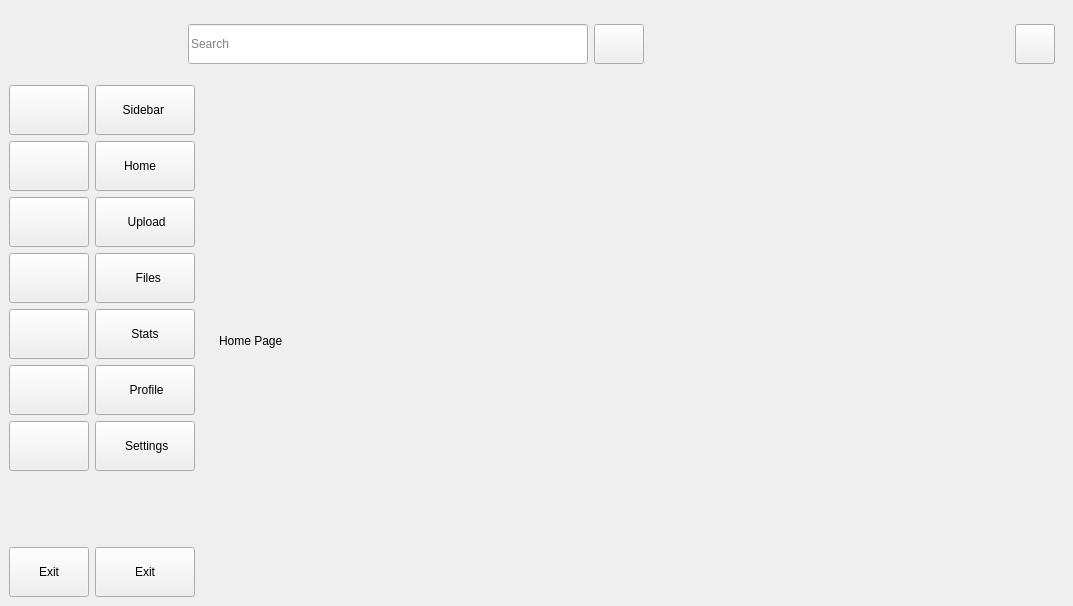
<?xml version="1.0" encoding="UTF-8"?>
<ui version="4.0">
 <class>MainWindow</class>
 <widget class="QMainWindow" name="MainWindow">
  <property name="geometry">
   <rect>
    <x>0</x>
    <y>0</y>
    <width>1073</width>
    <height>606</height>
   </rect>
  </property>
  <property name="minimumSize">
   <size>
    <width>50</width>
    <height>50</height>
   </size>
  </property>
  <property name="windowTitle">
   <string>MainWindow</string>
  </property>
  <widget class="QWidget" name="centralwidget">
   <layout class="QVBoxLayout" name="verticalLayout_5">
    <item>
     <widget class="QWidget" name="widget_2" native="true">
      <property name="sizePolicy">
       <sizepolicy hsizetype="Expanding" vsizetype="Fixed">
        <horstretch>0</horstretch>
        <verstretch>0</verstretch>
       </sizepolicy>
      </property>
      <property name="minimumSize">
       <size>
        <width>0</width>
        <height>70</height>
       </size>
      </property>
      <property name="sizeIncrement">
       <size>
        <width>0</width>
        <height>1</height>
       </size>
      </property>
      <layout class="QHBoxLayout" name="horizontalLayout_3">
       <item>
        <layout class="QHBoxLayout" name="horizontalLayout_2">
         <item>
          <spacer name="horizontalSpacer">
           <property name="orientation">
            <enum>Qt::Orientation::Horizontal</enum>
           </property>
           <property name="sizeHint" stdset="0">
            <size>
             <width>170</width>
             <height>20</height>
            </size>
           </property>
          </spacer>
         </item>
         <item>
          <widget class="QLineEdit" name="lineEdit">
           <property name="minimumSize">
            <size>
             <width>400</width>
             <height>40</height>
            </size>
           </property>
           <property name="maximumSize">
            <size>
             <width>300</width>
             <height>40</height>
            </size>
           </property>
           <property name="text">
            <string/>
           </property>
           <property name="placeholderText">
            <string>Search</string>
           </property>
          </widget>
         </item>
         <item>
          <widget class="QPushButton" name="search_button">
           <property name="minimumSize">
            <size>
             <width>50</width>
             <height>40</height>
            </size>
           </property>
           <property name="maximumSize">
            <size>
             <width>50</width>
             <height>40</height>
            </size>
           </property>
           <property name="text">
            <string/>
           </property>
           <property name="icon">
            <iconset resource="../Desktop/resource.qrc">
             <normaloff>:/icons/icons_financial_app/search_icon.png</normaloff>
             <normalon>:/icons/icons_financial_app/search_icon.png</normalon>:/icons/icons_financial_app/search_icon.png</iconset>
           </property>
           <property name="iconSize">
            <size>
             <width>20</width>
             <height>20</height>
            </size>
           </property>
          </widget>
         </item>
        </layout>
       </item>
       <item>
        <spacer name="horizontalSpacer_2">
         <property name="orientation">
          <enum>Qt::Orientation::Horizontal</enum>
         </property>
         <property name="sizeHint" stdset="0">
          <size>
           <width>108</width>
           <height>34</height>
          </size>
         </property>
        </spacer>
       </item>
       <item>
        <widget class="QPushButton" name="account_button">
         <property name="minimumSize">
          <size>
           <width>40</width>
           <height>40</height>
          </size>
         </property>
         <property name="maximumSize">
          <size>
           <width>40</width>
           <height>40</height>
          </size>
         </property>
         <property name="text">
          <string/>
         </property>
         <property name="icon">
          <iconset resource="../Desktop/resource.qrc">
           <normaloff>:/icons/icons_financial_app/account_icon.svg</normaloff>
           <normalon>:/icons/icons_financial_app/account_icon.svg</normalon>:/icons/icons_financial_app/account_icon.svg</iconset>
         </property>
         <property name="iconSize">
          <size>
           <width>40</width>
           <height>40</height>
          </size>
         </property>
        </widget>
       </item>
      </layout>
     </widget>
    </item>
    <item>
     <widget class="QWidget" name="widget" native="true">
      <layout class="QHBoxLayout" name="horizontalLayout">
       <property name="leftMargin">
        <number>0</number>
       </property>
       <property name="topMargin">
        <number>0</number>
       </property>
       <property name="rightMargin">
        <number>0</number>
       </property>
       <property name="bottomMargin">
        <number>0</number>
       </property>
       <item>
        <widget class="QWidget" name="icon_only_widget" native="true">
         <property name="minimumSize">
          <size>
           <width>60</width>
           <height>500</height>
          </size>
         </property>
         <layout class="QVBoxLayout" name="verticalLayout">
          <property name="leftMargin">
           <number>0</number>
          </property>
          <property name="topMargin">
           <number>0</number>
          </property>
          <property name="rightMargin">
           <number>0</number>
          </property>
          <property name="bottomMargin">
           <number>0</number>
          </property>
          <item>
           <widget class="QPushButton" name="pushButton_3">
            <property name="minimumSize">
             <size>
              <width>50</width>
              <height>50</height>
             </size>
            </property>
            <property name="text">
             <string/>
            </property>
            <property name="icon">
             <iconset resource="../Desktop/resource.qrc">
              <normaloff>:/icons/icons_financial_app/side_bar.png</normaloff>
              <normalon>:/icons/icons_financial_app/side_bar.png</normalon>:/icons/icons_financial_app/side_bar.png</iconset>
            </property>
            <property name="iconSize">
             <size>
              <width>30</width>
              <height>30</height>
             </size>
            </property>
            <property name="checkable">
             <bool>true</bool>
            </property>
            <property name="autoExclusive">
             <bool>false</bool>
            </property>
           </widget>
          </item>
          <item>
           <widget class="QPushButton" name="home_button_1">
            <property name="minimumSize">
             <size>
              <width>50</width>
              <height>50</height>
             </size>
            </property>
            <property name="text">
             <string/>
            </property>
            <property name="icon">
             <iconset resource="../Desktop/resource.qrc">
              <normaloff>:/icons/icons_financial_app/home_icon.png</normaloff>
              <normalon>:/icons/icons_financial_app/home_icon.png</normalon>:/icons/icons_financial_app/home_icon.png</iconset>
            </property>
            <property name="iconSize">
             <size>
              <width>30</width>
              <height>30</height>
             </size>
            </property>
            <property name="checkable">
             <bool>true</bool>
            </property>
            <property name="autoExclusive">
             <bool>true</bool>
            </property>
           </widget>
          </item>
          <item>
           <widget class="QPushButton" name="upload_button_1">
            <property name="minimumSize">
             <size>
              <width>50</width>
              <height>50</height>
             </size>
            </property>
            <property name="text">
             <string/>
            </property>
            <property name="icon">
             <iconset resource="../Desktop/resource.qrc">
              <normaloff>:/icons/icons_financial_app/upload_icon.png</normaloff>
              <normalon>:/icons/icons_financial_app/upload_icon.png</normalon>:/icons/icons_financial_app/upload_icon.png</iconset>
            </property>
            <property name="iconSize">
             <size>
              <width>30</width>
              <height>30</height>
             </size>
            </property>
            <property name="checkable">
             <bool>true</bool>
            </property>
            <property name="autoExclusive">
             <bool>true</bool>
            </property>
           </widget>
          </item>
          <item>
           <widget class="QPushButton" name="file_button_1">
            <property name="minimumSize">
             <size>
              <width>50</width>
              <height>50</height>
             </size>
            </property>
            <property name="text">
             <string/>
            </property>
            <property name="icon">
             <iconset resource="../Desktop/resource.qrc">
              <normaloff>:/icons/icons_financial_app/file_icon.png</normaloff>
              <normalon>:/icons/icons_financial_app/file_icon.png</normalon>:/icons/icons_financial_app/file_icon.png</iconset>
            </property>
            <property name="iconSize">
             <size>
              <width>30</width>
              <height>30</height>
             </size>
            </property>
            <property name="checkable">
             <bool>true</bool>
            </property>
            <property name="autoExclusive">
             <bool>true</bool>
            </property>
           </widget>
          </item>
          <item>
           <widget class="QPushButton" name="pushButton">
            <property name="minimumSize">
             <size>
              <width>50</width>
              <height>50</height>
             </size>
            </property>
            <property name="text">
             <string/>
            </property>
            <property name="icon">
             <iconset resource="../Desktop/resource.qrc">
              <normaloff>:/icons/icons_financial_app/chart_icon.png</normaloff>
              <normalon>:/icons/icons_financial_app/chart_icon.png</normalon>:/icons/icons_financial_app/chart_icon.png</iconset>
            </property>
            <property name="iconSize">
             <size>
              <width>30</width>
              <height>30</height>
             </size>
            </property>
            <property name="checkable">
             <bool>true</bool>
            </property>
            <property name="autoExclusive">
             <bool>true</bool>
            </property>
           </widget>
          </item>
          <item>
           <widget class="QPushButton" name="profile_button_1">
            <property name="minimumSize">
             <size>
              <width>50</width>
              <height>50</height>
             </size>
            </property>
            <property name="text">
             <string/>
            </property>
            <property name="icon">
             <iconset resource="../Desktop/resource.qrc">
              <normaloff>:/icons/icons_financial_app/profile_icon.png</normaloff>
              <normalon>:/icons/icons_financial_app/profile_icon.png</normalon>:/icons/icons_financial_app/profile_icon.png</iconset>
            </property>
            <property name="iconSize">
             <size>
              <width>30</width>
              <height>30</height>
             </size>
            </property>
            <property name="checkable">
             <bool>true</bool>
            </property>
            <property name="autoExclusive">
             <bool>true</bool>
            </property>
           </widget>
          </item>
          <item>
           <widget class="QPushButton" name="settings_button_1">
            <property name="minimumSize">
             <size>
              <width>50</width>
              <height>50</height>
             </size>
            </property>
            <property name="text">
             <string/>
            </property>
            <property name="icon">
             <iconset resource="../Desktop/resource.qrc">
              <normaloff>:/icons/icons_financial_app/settings_icon.png</normaloff>
              <normalon>:/icons/icons_financial_app/settings_icon.png</normalon>:/icons/icons_financial_app/settings_icon.png</iconset>
            </property>
            <property name="iconSize">
             <size>
              <width>30</width>
              <height>30</height>
             </size>
            </property>
            <property name="checkable">
             <bool>true</bool>
            </property>
            <property name="autoExclusive">
             <bool>true</bool>
            </property>
           </widget>
          </item>
          <item>
           <spacer name="verticalSpacer">
            <property name="orientation">
             <enum>Qt::Orientation::Vertical</enum>
            </property>
            <property name="sizeHint" stdset="0">
             <size>
              <width>20</width>
              <height>107</height>
             </size>
            </property>
           </spacer>
          </item>
          <item>
           <widget class="QPushButton" name="exit_button_1">
            <property name="minimumSize">
             <size>
              <width>50</width>
              <height>50</height>
             </size>
            </property>
            <property name="text">
             <string>Exit</string>
            </property>
            <property name="checkable">
             <bool>true</bool>
            </property>
            <property name="autoExclusive">
             <bool>true</bool>
            </property>
           </widget>
          </item>
         </layout>
        </widget>
       </item>
       <item>
        <widget class="QWidget" name="full_menu_widget" native="true">
         <property name="sizeIncrement">
          <size>
           <width>0</width>
           <height>500</height>
          </size>
         </property>
         <layout class="QVBoxLayout" name="verticalLayout_2">
          <property name="leftMargin">
           <number>0</number>
          </property>
          <property name="topMargin">
           <number>0</number>
          </property>
          <property name="rightMargin">
           <number>0</number>
          </property>
          <property name="bottomMargin">
           <number>0</number>
          </property>
          <item>
           <widget class="QPushButton" name="pushButton_4">
            <property name="minimumSize">
             <size>
              <width>100</width>
              <height>50</height>
             </size>
            </property>
            <property name="text">
             <string>Sidebar </string>
            </property>
            <property name="icon">
             <iconset resource="../Desktop/resource.qrc">
              <normaloff>:/icons/icons_financial_app/side_bar.png</normaloff>
              <normalon>:/icons/icons_financial_app/side_bar.png</normalon>:/icons/icons_financial_app/side_bar.png</iconset>
            </property>
            <property name="iconSize">
             <size>
              <width>20</width>
              <height>20</height>
             </size>
            </property>
            <property name="checkable">
             <bool>true</bool>
            </property>
            <property name="autoExclusive">
             <bool>false</bool>
            </property>
           </widget>
          </item>
          <item>
           <widget class="QPushButton" name="home_button_2">
            <property name="minimumSize">
             <size>
              <width>100</width>
              <height>50</height>
             </size>
            </property>
            <property name="text">
             <string> Home    </string>
            </property>
            <property name="icon">
             <iconset resource="../Desktop/resource.qrc">
              <normaloff>:/icons/icons_financial_app/home_icon.png</normaloff>
              <normalon>:/icons/icons_financial_app/home_icon.png</normalon>:/icons/icons_financial_app/home_icon.png</iconset>
            </property>
            <property name="iconSize">
             <size>
              <width>20</width>
              <height>20</height>
             </size>
            </property>
            <property name="checkable">
             <bool>true</bool>
            </property>
            <property name="autoExclusive">
             <bool>true</bool>
            </property>
           </widget>
          </item>
          <item>
           <widget class="QPushButton" name="upload_button_2">
            <property name="minimumSize">
             <size>
              <width>100</width>
              <height>50</height>
             </size>
            </property>
            <property name="text">
             <string> Upload</string>
            </property>
            <property name="icon">
             <iconset resource="../Desktop/resource.qrc">
              <normaloff>:/icons/icons_financial_app/upload_icon.png</normaloff>
              <normalon>:/icons/icons_financial_app/upload_icon.png</normalon>:/icons/icons_financial_app/upload_icon.png</iconset>
            </property>
            <property name="iconSize">
             <size>
              <width>20</width>
              <height>20</height>
             </size>
            </property>
            <property name="checkable">
             <bool>true</bool>
            </property>
            <property name="autoExclusive">
             <bool>true</bool>
            </property>
           </widget>
          </item>
          <item>
           <widget class="QPushButton" name="file_button_2">
            <property name="minimumSize">
             <size>
              <width>100</width>
              <height>50</height>
             </size>
            </property>
            <property name="text">
             <string>  Files</string>
            </property>
            <property name="icon">
             <iconset resource="../Desktop/resource.qrc">
              <normaloff>:/icons/icons_financial_app/file_icon.png</normaloff>
              <normalon>:/icons/icons_financial_app/file_icon.png</normalon>:/icons/icons_financial_app/file_icon.png</iconset>
            </property>
            <property name="checkable">
             <bool>true</bool>
            </property>
            <property name="autoExclusive">
             <bool>true</bool>
            </property>
           </widget>
          </item>
          <item>
           <widget class="QPushButton" name="pushButton_2">
            <property name="minimumSize">
             <size>
              <width>100</width>
              <height>50</height>
             </size>
            </property>
            <property name="text">
             <string>Stats</string>
            </property>
            <property name="icon">
             <iconset resource="../Desktop/resource.qrc">
              <normaloff>:/icons/icons_financial_app/chart_icon.png</normaloff>
              <normalon>:/icons/icons_financial_app/chart_icon.png</normalon>:/icons/icons_financial_app/chart_icon.png</iconset>
            </property>
            <property name="checkable">
             <bool>true</bool>
            </property>
            <property name="autoExclusive">
             <bool>true</bool>
            </property>
           </widget>
          </item>
          <item>
           <widget class="QPushButton" name="profile_button_2">
            <property name="minimumSize">
             <size>
              <width>100</width>
              <height>50</height>
             </size>
            </property>
            <property name="text">
             <string> Profile</string>
            </property>
            <property name="icon">
             <iconset resource="../Desktop/resource.qrc">
              <normaloff>:/icons/icons_financial_app/profile_icon.png</normaloff>
              <normalon>:/icons/icons_financial_app/profile_icon.png</normalon>:/icons/icons_financial_app/profile_icon.png</iconset>
            </property>
            <property name="checkable">
             <bool>true</bool>
            </property>
            <property name="autoExclusive">
             <bool>true</bool>
            </property>
           </widget>
          </item>
          <item>
           <widget class="QPushButton" name="settings_button_2">
            <property name="minimumSize">
             <size>
              <width>100</width>
              <height>50</height>
             </size>
            </property>
            <property name="text">
             <string> Settings</string>
            </property>
            <property name="icon">
             <iconset resource="../Desktop/resource.qrc">
              <normaloff>:/icons/icons_financial_app/settings_icon.png</normaloff>
              <normalon>:/icons/icons_financial_app/settings_icon.png</normalon>:/icons/icons_financial_app/settings_icon.png</iconset>
            </property>
            <property name="checkable">
             <bool>true</bool>
            </property>
            <property name="autoExclusive">
             <bool>true</bool>
            </property>
           </widget>
          </item>
          <item>
           <spacer name="verticalSpacer_2">
            <property name="orientation">
             <enum>Qt::Orientation::Vertical</enum>
            </property>
            <property name="sizeHint" stdset="0">
             <size>
              <width>20</width>
              <height>107</height>
             </size>
            </property>
           </spacer>
          </item>
          <item>
           <widget class="QPushButton" name="exit_button_2">
            <property name="minimumSize">
             <size>
              <width>100</width>
              <height>50</height>
             </size>
            </property>
            <property name="text">
             <string>Exit</string>
            </property>
            <property name="checkable">
             <bool>true</bool>
            </property>
            <property name="autoExclusive">
             <bool>true</bool>
            </property>
           </widget>
          </item>
         </layout>
        </widget>
       </item>
       <item>
        <widget class="QWidget" name="main_widget" native="true">
         <property name="sizePolicy">
          <sizepolicy hsizetype="Preferred" vsizetype="Preferred">
           <horstretch>0</horstretch>
           <verstretch>0</verstretch>
          </sizepolicy>
         </property>
         <property name="minimumSize">
          <size>
           <width>0</width>
           <height>76</height>
          </size>
         </property>
         <layout class="QVBoxLayout" name="verticalLayout_3">
          <item>
           <widget class="QStackedWidget" name="stackedWidget">
            <property name="minimumSize">
             <size>
              <width>0</width>
              <height>70</height>
             </size>
            </property>
            <property name="currentIndex">
             <number>0</number>
            </property>
            <widget class="QWidget" name="page">
             <layout class="QVBoxLayout" name="verticalLayout_4">
              <item>
               <widget class="QLabel" name="label_3">
                <property name="text">
                 <string>Home Page</string>
                </property>
               </widget>
              </item>
             </layout>
            </widget>
            <widget class="QWidget" name="page_6">
             <widget class="QLabel" name="label_8">
              <property name="geometry">
               <rect>
                <x>320</x>
                <y>250</y>
                <width>58</width>
                <height>16</height>
               </rect>
              </property>
              <property name="text">
               <string>stats</string>
              </property>
             </widget>
            </widget>
            <widget class="QWidget" name="page_2">
             <widget class="QLabel" name="label_4">
              <property name="geometry">
               <rect>
                <x>330</x>
                <y>170</y>
                <width>151</width>
                <height>51</height>
               </rect>
              </property>
              <property name="text">
               <string>Upload Page</string>
              </property>
             </widget>
            </widget>
            <widget class="QWidget" name="page_3">
             <widget class="QLabel" name="label_5">
              <property name="geometry">
               <rect>
                <x>340</x>
                <y>180</y>
                <width>121</width>
                <height>41</height>
               </rect>
              </property>
              <property name="text">
               <string>Files Page</string>
              </property>
             </widget>
            </widget>
            <widget class="QWidget" name="page_4">
             <widget class="QLabel" name="label_6">
              <property name="geometry">
               <rect>
                <x>357</x>
                <y>170</y>
                <width>91</width>
                <height>51</height>
               </rect>
              </property>
              <property name="text">
               <string>Profile page</string>
              </property>
             </widget>
            </widget>
            <widget class="QWidget" name="page_5">
             <widget class="QLabel" name="label_7">
              <property name="geometry">
               <rect>
                <x>360</x>
                <y>160</y>
                <width>121</width>
                <height>51</height>
               </rect>
              </property>
              <property name="text">
               <string>Settings Page</string>
              </property>
             </widget>
            </widget>
           </widget>
          </item>
         </layout>
        </widget>
       </item>
      </layout>
     </widget>
    </item>
   </layout>
  </widget>
 </widget>
 <resources>
  <include location="../Desktop/resource.qrc"/>
 </resources>
 <connections>
  <connection>
   <sender>home_button_1</sender>
   <signal>toggled(bool)</signal>
   <receiver>home_button_2</receiver>
   <slot>setChecked(bool)</slot>
   <hints>
    <hint type="sourcelabel">
     <x>59</x>
     <y>161</y>
    </hint>
    <hint type="destinationlabel">
     <x>105</x>
     <y>159</y>
    </hint>
   </hints>
  </connection>
  <connection>
   <sender>upload_button_1</sender>
   <signal>toggled(bool)</signal>
   <receiver>upload_button_2</receiver>
   <slot>setChecked(bool)</slot>
   <hints>
    <hint type="sourcelabel">
     <x>69</x>
     <y>211</y>
    </hint>
    <hint type="destinationlabel">
     <x>103</x>
     <y>211</y>
    </hint>
   </hints>
  </connection>
  <connection>
   <sender>file_button_1</sender>
   <signal>toggled(bool)</signal>
   <receiver>file_button_2</receiver>
   <slot>setChecked(bool)</slot>
   <hints>
    <hint type="sourcelabel">
     <x>62</x>
     <y>266</y>
    </hint>
    <hint type="destinationlabel">
     <x>112</x>
     <y>266</y>
    </hint>
   </hints>
  </connection>
  <connection>
   <sender>profile_button_1</sender>
   <signal>toggled(bool)</signal>
   <receiver>profile_button_2</receiver>
   <slot>setChecked(bool)</slot>
   <hints>
    <hint type="sourcelabel">
     <x>73</x>
     <y>370</y>
    </hint>
    <hint type="destinationlabel">
     <x>193</x>
     <y>370</y>
    </hint>
   </hints>
  </connection>
  <connection>
   <sender>settings_button_1</sender>
   <signal>toggled(bool)</signal>
   <receiver>settings_button_2</receiver>
   <slot>setChecked(bool)</slot>
   <hints>
    <hint type="sourcelabel">
     <x>73</x>
     <y>422</y>
    </hint>
    <hint type="destinationlabel">
     <x>193</x>
     <y>422</y>
    </hint>
   </hints>
  </connection>
  <connection>
   <sender>home_button_2</sender>
   <signal>toggled(bool)</signal>
   <receiver>home_button_1</receiver>
   <slot>setChecked(bool)</slot>
   <hints>
    <hint type="sourcelabel">
     <x>112</x>
     <y>138</y>
    </hint>
    <hint type="destinationlabel">
     <x>69</x>
     <y>144</y>
    </hint>
   </hints>
  </connection>
  <connection>
   <sender>upload_button_2</sender>
   <signal>toggled(bool)</signal>
   <receiver>upload_button_1</receiver>
   <slot>setChecked(bool)</slot>
   <hints>
    <hint type="sourcelabel">
     <x>106</x>
     <y>188</y>
    </hint>
    <hint type="destinationlabel">
     <x>57</x>
     <y>196</y>
    </hint>
   </hints>
  </connection>
  <connection>
   <sender>file_button_2</sender>
   <signal>toggled(bool)</signal>
   <receiver>file_button_1</receiver>
   <slot>setChecked(bool)</slot>
   <hints>
    <hint type="sourcelabel">
     <x>102</x>
     <y>241</y>
    </hint>
    <hint type="destinationlabel">
     <x>66</x>
     <y>246</y>
    </hint>
   </hints>
  </connection>
  <connection>
   <sender>profile_button_2</sender>
   <signal>toggled(bool)</signal>
   <receiver>profile_button_1</receiver>
   <slot>setChecked(bool)</slot>
   <hints>
    <hint type="sourcelabel">
     <x>193</x>
     <y>370</y>
    </hint>
    <hint type="destinationlabel">
     <x>73</x>
     <y>370</y>
    </hint>
   </hints>
  </connection>
  <connection>
   <sender>settings_button_2</sender>
   <signal>toggled(bool)</signal>
   <receiver>settings_button_1</receiver>
   <slot>setChecked(bool)</slot>
   <hints>
    <hint type="sourcelabel">
     <x>193</x>
     <y>422</y>
    </hint>
    <hint type="destinationlabel">
     <x>73</x>
     <y>422</y>
    </hint>
   </hints>
  </connection>
  <connection>
   <sender>exit_button_1</sender>
   <signal>toggled(bool)</signal>
   <receiver>exit_button_2</receiver>
   <slot>setChecked(bool)</slot>
   <hints>
    <hint type="sourcelabel">
     <x>57</x>
     <y>529</y>
    </hint>
    <hint type="destinationlabel">
     <x>99</x>
     <y>528</y>
    </hint>
   </hints>
  </connection>
  <connection>
   <sender>exit_button_2</sender>
   <signal>toggled(bool)</signal>
   <receiver>exit_button_1</receiver>
   <slot>setChecked(bool)</slot>
   <hints>
    <hint type="sourcelabel">
     <x>112</x>
     <y>510</y>
    </hint>
    <hint type="destinationlabel">
     <x>59</x>
     <y>516</y>
    </hint>
   </hints>
  </connection>
  <connection>
   <sender>exit_button_2</sender>
   <signal>clicked()</signal>
   <receiver>MainWindow</receiver>
   <slot>close()</slot>
   <hints>
    <hint type="sourcelabel">
     <x>163</x>
     <y>546</y>
    </hint>
    <hint type="destinationlabel">
     <x>191</x>
     <y>603</y>
    </hint>
   </hints>
  </connection>
  <connection>
   <sender>exit_button_1</sender>
   <signal>clicked()</signal>
   <receiver>MainWindow</receiver>
   <slot>close()</slot>
   <hints>
    <hint type="sourcelabel">
     <x>46</x>
     <y>542</y>
    </hint>
    <hint type="destinationlabel">
     <x>63</x>
     <y>604</y>
    </hint>
   </hints>
  </connection>
  <connection>
   <sender>pushButton</sender>
   <signal>toggled(bool)</signal>
   <receiver>pushButton_2</receiver>
   <slot>setChecked(bool)</slot>
   <hints>
    <hint type="sourcelabel">
     <x>55</x>
     <y>301</y>
    </hint>
    <hint type="destinationlabel">
     <x>116</x>
     <y>300</y>
    </hint>
   </hints>
  </connection>
  <connection>
   <sender>pushButton_2</sender>
   <signal>toggled(bool)</signal>
   <receiver>pushButton</receiver>
   <slot>setChecked(bool)</slot>
   <hints>
    <hint type="sourcelabel">
     <x>115</x>
     <y>287</y>
    </hint>
    <hint type="destinationlabel">
     <x>69</x>
     <y>287</y>
    </hint>
   </hints>
  </connection>
  <connection>
   <sender>pushButton_4</sender>
   <signal>toggled(bool)</signal>
   <receiver>pushButton_3</receiver>
   <slot>setChecked(bool)</slot>
   <hints>
    <hint type="sourcelabel">
     <x>110</x>
     <y>104</y>
    </hint>
    <hint type="destinationlabel">
     <x>64</x>
     <y>99</y>
    </hint>
   </hints>
  </connection>
  <connection>
   <sender>pushButton_3</sender>
   <signal>toggled(bool)</signal>
   <receiver>pushButton_4</receiver>
   <slot>setChecked(bool)</slot>
   <hints>
    <hint type="sourcelabel">
     <x>56</x>
     <y>103</y>
    </hint>
    <hint type="destinationlabel">
     <x>133</x>
     <y>85</y>
    </hint>
   </hints>
  </connection>
  <connection>
   <sender>pushButton_3</sender>
   <signal>toggled(bool)</signal>
   <receiver>icon_only_widget</receiver>
   <slot>setHidden(bool)</slot>
   <hints>
    <hint type="sourcelabel">
     <x>61</x>
     <y>100</y>
    </hint>
    <hint type="destinationlabel">
     <x>65</x>
     <y>463</y>
    </hint>
   </hints>
  </connection>
  <connection>
   <sender>pushButton_3</sender>
   <signal>toggled(bool)</signal>
   <receiver>full_menu_widget</receiver>
   <slot>setVisible(bool)</slot>
   <hints>
    <hint type="sourcelabel">
     <x>41</x>
     <y>98</y>
    </hint>
    <hint type="destinationlabel">
     <x>154</x>
     <y>463</y>
    </hint>
   </hints>
  </connection>
 </connections>
</ui>
